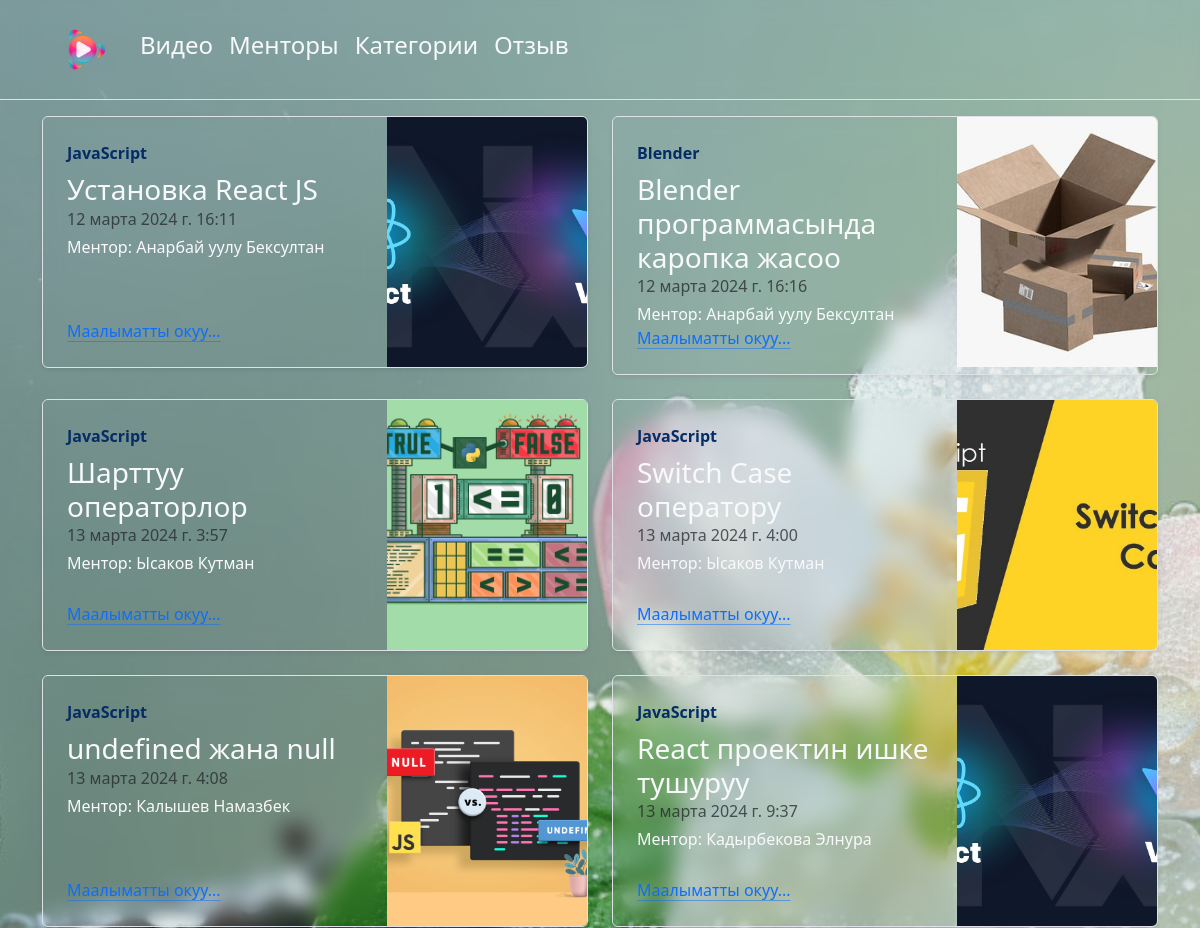
The page /old/videos (upper part) on the database as committed earlier.
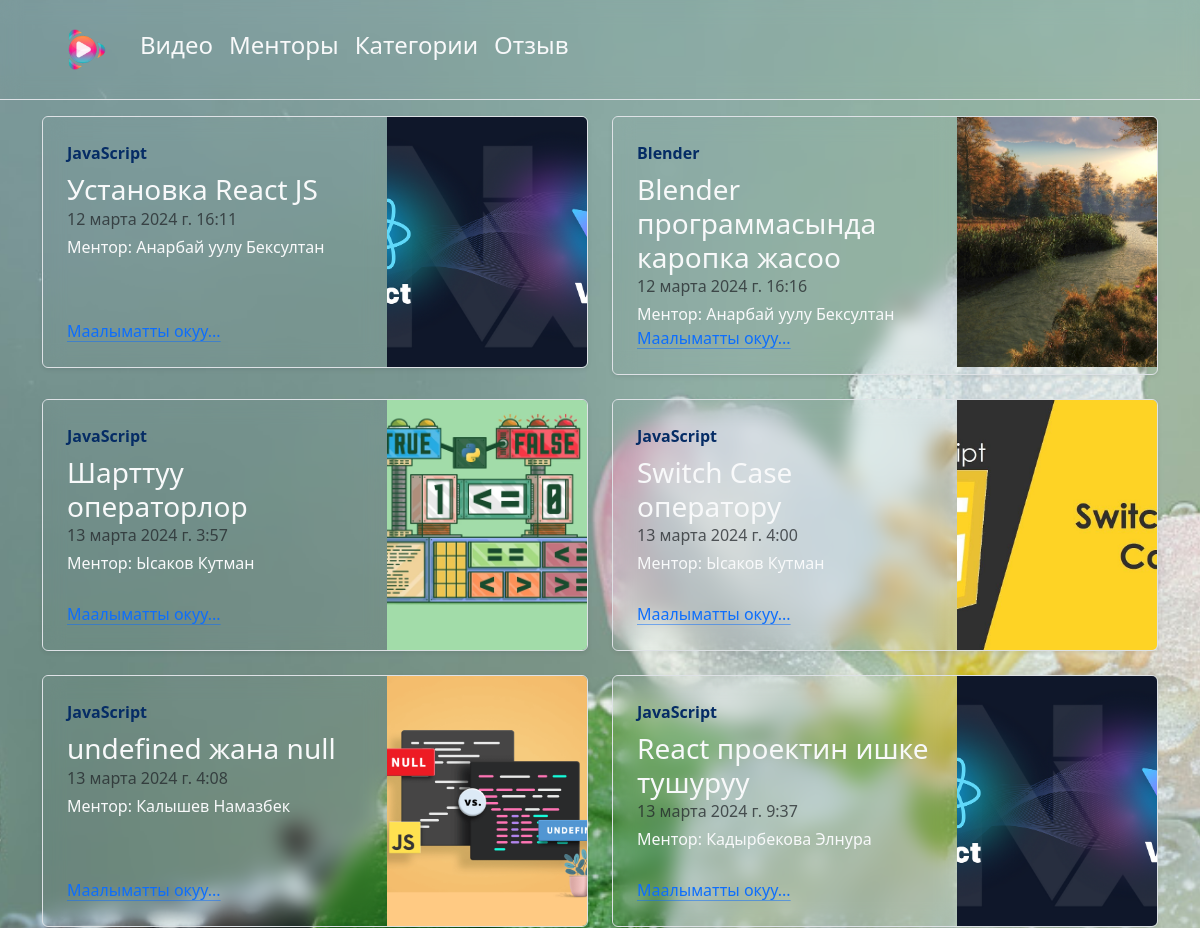
The same page on the database as committed later.
### app/models.py (models this page shows, shortened)
class Video(models.Model):
    type = models.ForeignKey("Type", on_delete=models.CASCADE)
    title = models.CharField(max_length=255)
    description = models.TextField()
    file = models.FileField(upload_to='./video/')
    user = models.ForeignKey('User', on_delete=models.CASCADE)
    img = models.ImageField(default=1)
    date = models.DateTimeField(auto_now_add=True)

class Type(models.Model):
    img = models.ImageField(default=1)
    name = models.CharField(max_length=255)
    def __str__(self):
        return str(self.name)

class User(models.Model):
    img = models.ImageField(default=1)
    username = models.CharField(max_length=255)
    role = models.CharField(max_length=255)
    def __str__(self):
        return str(self.username)

### app/views.py (the view)
# urls.py: path('videos', videos, name='videos'),
def videos(request):
    video = Video.objects.all()
    context = {
        'video': video
    }
    return render(request, 'app/video/video.html', context)

### app/templates/app/video/video.html (shortened to what this page needs)
{% extends 'app/base.html' %}
{% block content %}
    {% include 'app/include/header.html' %}
    <div class="container">
        <div class="row mb-2">
            {% for data in video %}
                <div class="col-md-6">
                    <div class="row g-0 border rounded overflow-hidden flex-md-row mb-4 shadow-sm h-md-250 position-relative">
                        <div style="backdrop-filter: blur(10px)" class="col p-4 d-flex flex-column position-static text-light">
                            <strong class="d-inline-block mb-2 text-primary-emphasis">{{ data.type }}</strong>
                            <h3 class="mb-0">{{ data.title }}</h3>
                            <div class="mb-1 text-body-secondary">{{ data.date }}</div>
                            <p class="card-text mb-auto">Ментор: {{ data.user }}</p>
                            <a href="{% url 'video-detail' data.id %}"
                               class="icon-link gap-1 icon-link-hover stretched-link">
                                Маалыматты окуу...
                            </a>
                        </div>
                        <div class="col-auto d-none d-lg-block">
                            <img src="{{ data.img.url }}" class="bd-placeholder-img" width="200" height="250"  style="object-fit: cover">
                        </div>
                    </div>
                </div>
            {% endfor %}
        </div>
    </div>
{% endblock %}

Rows that differ between the two databases and show on the page:
changed Video "Blender программасында каропка жасоо": img: a different picture
